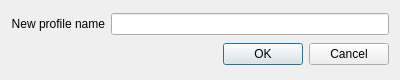
<?xml version="1.0" encoding="UTF-8"?>
<ui version="4.0">
 <class>SaveProfileDialog</class>
 <widget class="QDialog" name="SaveProfileDialog">
  <property name="geometry">
   <rect>
    <x>0</x>
    <y>0</y>
    <width>400</width>
    <height>80</height>
   </rect>
  </property>
  <property name="windowTitle">
   <string>Save profile</string>
  </property>
  <layout class="QGridLayout" name="gridLayout">
   <item row="0" column="1">
    <widget class="QLineEdit" name="profileNameLabel"/>
   </item>
   <item row="2" column="1">
    <widget class="QDialogButtonBox" name="buttonBox">
     <property name="orientation">
      <enum>Qt::Horizontal</enum>
     </property>
     <property name="standardButtons">
      <set>QDialogButtonBox::Cancel|QDialogButtonBox::Ok</set>
     </property>
    </widget>
   </item>
   <item row="0" column="0">
    <widget class="QLabel" name="label">
     <property name="text">
      <string>New profile name</string>
     </property>
     <property name="alignment">
      <set>Qt::AlignRight|Qt::AlignTrailing|Qt::AlignVCenter</set>
     </property>
    </widget>
   </item>
  </layout>
 </widget>
 <resources/>
 <connections>
  <connection>
   <sender>buttonBox</sender>
   <signal>accepted()</signal>
   <receiver>SaveProfileDialog</receiver>
   <slot>accept()</slot>
   <hints>
    <hint type="sourcelabel">
     <x>248</x>
     <y>254</y>
    </hint>
    <hint type="destinationlabel">
     <x>157</x>
     <y>274</y>
    </hint>
   </hints>
  </connection>
  <connection>
   <sender>buttonBox</sender>
   <signal>rejected()</signal>
   <receiver>SaveProfileDialog</receiver>
   <slot>reject()</slot>
   <hints>
    <hint type="sourcelabel">
     <x>316</x>
     <y>260</y>
    </hint>
    <hint type="destinationlabel">
     <x>286</x>
     <y>274</y>
    </hint>
   </hints>
  </connection>
 </connections>
</ui>
